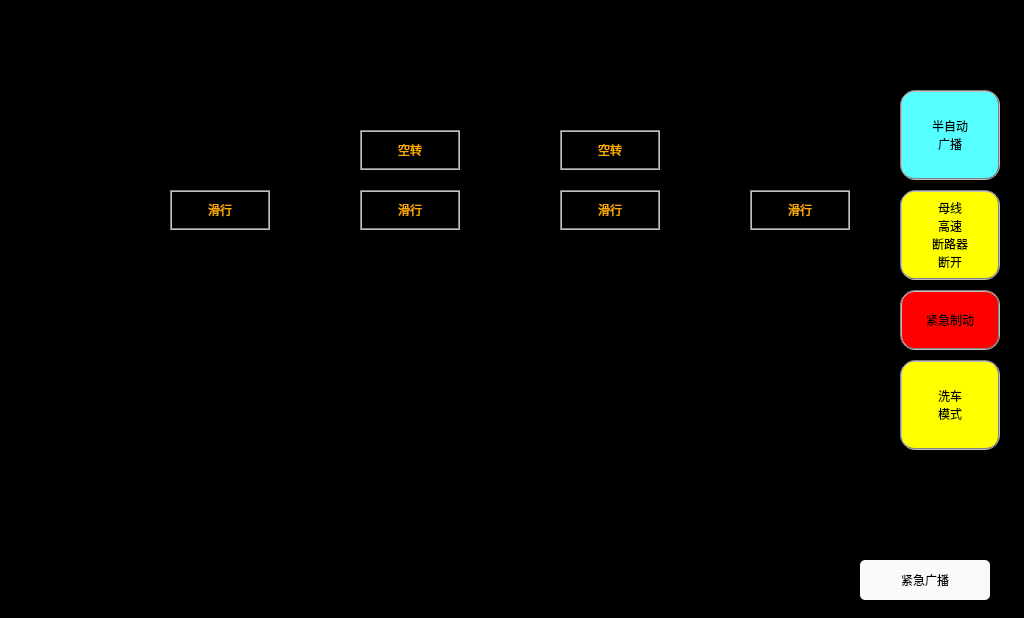
<?xml version="1.0" encoding="UTF-8"?>
<ui version="4.0">
 <class>MainPage</class>
 <widget class="QWidget" name="MainPage">
  <property name="geometry">
   <rect>
    <x>0</x>
    <y>0</y>
    <width>1024</width>
    <height>618</height>
   </rect>
  </property>
  <property name="windowTitle">
   <string>Form</string>
  </property>
  <property name="styleSheet">
   <string notr="true">QLabel
{
	color: white;
	border: 2px groove, gray;
    border-color: gray;
	font: 20px, &quot;SimHei&quot;;
}

QWidget
{
	background-color: black;
}

QPushButton
{
	font: 20px, &quot;SimHei&quot;;
    color: black;
	background-color: rgb(250, 250, 250);
	border-radius: 5px;
}</string>
  </property>
  <widget class="QPushButton" name="btn_EmergencyBroadcast">
   <property name="geometry">
    <rect>
     <x>860</x>
     <y>560</y>
     <width>130</width>
     <height>40</height>
    </rect>
   </property>
   <property name="text">
    <string>紧急广播</string>
   </property>
  </widget>
  <widget class="QLabel" name="label_washing">
   <property name="geometry">
    <rect>
     <x>900</x>
     <y>360</y>
     <width>100</width>
     <height>90</height>
    </rect>
   </property>
   <property name="styleSheet">
    <string notr="true">border-radius:15px;
font: 17px, &quot;SimHei&quot;;
color:black;
background-color: rgb(255, 255, 0);
</string>
   </property>
   <property name="text">
    <string>洗车
模式</string>
   </property>
   <property name="alignment">
    <set>Qt::AlignCenter</set>
   </property>
  </widget>
  <widget class="QLabel" name="label_BHBBreak">
   <property name="geometry">
    <rect>
     <x>900</x>
     <y>190</y>
     <width>100</width>
     <height>90</height>
    </rect>
   </property>
   <property name="styleSheet">
    <string notr="true">border-radius:15px;
font:17px, &quot;SimHei&quot;;
color:black;
background-color: rgb(255, 255, 0);
</string>
   </property>
   <property name="text">
    <string>母线
高速
断路器
断开</string>
   </property>
   <property name="alignment">
    <set>Qt::AlignCenter</set>
   </property>
  </widget>
  <widget class="QLabel" name="label_Broadcast">
   <property name="geometry">
    <rect>
     <x>900</x>
     <y>90</y>
     <width>100</width>
     <height>90</height>
    </rect>
   </property>
   <property name="styleSheet">
    <string notr="true">border-radius:15px;
background-color: rgb(85, 255, 255);
font:17px, &quot;SimHei&quot;;
color:black;
</string>
   </property>
   <property name="text">
    <string>半自动
广播</string>
   </property>
   <property name="alignment">
    <set>Qt::AlignCenter</set>
   </property>
  </widget>
  <widget class="QLabel" name="label_totalKilometers">
   <property name="geometry">
    <rect>
     <x>280</x>
     <y>580</y>
     <width>141</width>
     <height>31</height>
    </rect>
   </property>
   <property name="styleSheet">
    <string notr="true">border-color:black;</string>
   </property>
   <property name="text">
    <string/>
   </property>
  </widget>
  <widget class="QLabel" name="label_totalHours">
   <property name="geometry">
    <rect>
     <x>590</x>
     <y>580</y>
     <width>141</width>
     <height>31</height>
    </rect>
   </property>
   <property name="styleSheet">
    <string notr="true">border-color:black;</string>
   </property>
   <property name="text">
    <string/>
   </property>
  </widget>
  <widget class="QLabel" name="label_EmergencyBrake">
   <property name="geometry">
    <rect>
     <x>900</x>
     <y>290</y>
     <width>100</width>
     <height>60</height>
    </rect>
   </property>
   <property name="styleSheet">
    <string notr="true">border-radius:15px;
background-color: rgb(255, 0, 0);
font:17px, &quot;SimHei&quot;;
color:black;
</string>
   </property>
   <property name="text">
    <string>紧急制动</string>
   </property>
   <property name="alignment">
    <set>Qt::AlignCenter</set>
   </property>
  </widget>
  <widget class="QLabel" name="label_idleMp1">
   <property name="geometry">
    <rect>
     <x>360</x>
     <y>130</y>
     <width>100</width>
     <height>40</height>
    </rect>
   </property>
   <property name="styleSheet">
    <string notr="true">font:20px, &quot;SimHei&quot;;
color: rgb(255, 170, 0);
</string>
   </property>
   <property name="text">
    <string>空转</string>
   </property>
   <property name="alignment">
    <set>Qt::AlignCenter</set>
   </property>
  </widget>
  <widget class="QLabel" name="label_idleMp2">
   <property name="geometry">
    <rect>
     <x>560</x>
     <y>130</y>
     <width>100</width>
     <height>40</height>
    </rect>
   </property>
   <property name="styleSheet">
    <string notr="true">font:20px, &quot;SimHei&quot;;
color: rgb(255, 170, 0);
</string>
   </property>
   <property name="text">
    <string>空转</string>
   </property>
   <property name="alignment">
    <set>Qt::AlignCenter</set>
   </property>
  </widget>
  <widget class="QLabel" name="label_slideMP2">
   <property name="geometry">
    <rect>
     <x>560</x>
     <y>190</y>
     <width>100</width>
     <height>40</height>
    </rect>
   </property>
   <property name="styleSheet">
    <string notr="true">font:20px, &quot;SimHei&quot;;
color: rgb(255, 170, 0);</string>
   </property>
   <property name="text">
    <string>滑行</string>
   </property>
   <property name="alignment">
    <set>Qt::AlignCenter</set>
   </property>
  </widget>
  <widget class="QLabel" name="label_slideMP1">
   <property name="geometry">
    <rect>
     <x>360</x>
     <y>190</y>
     <width>100</width>
     <height>40</height>
    </rect>
   </property>
   <property name="styleSheet">
    <string notr="true">font:20px, &quot;SimHei&quot;;
color: rgb(255, 170, 0);</string>
   </property>
   <property name="text">
    <string>滑行</string>
   </property>
   <property name="alignment">
    <set>Qt::AlignCenter</set>
   </property>
  </widget>
  <widget class="QLabel" name="label_slideTC1">
   <property name="geometry">
    <rect>
     <x>170</x>
     <y>190</y>
     <width>100</width>
     <height>40</height>
    </rect>
   </property>
   <property name="styleSheet">
    <string notr="true">font:20px, &quot;SimHei&quot;;
color: rgb(255, 170, 0);</string>
   </property>
   <property name="text">
    <string>滑行</string>
   </property>
   <property name="alignment">
    <set>Qt::AlignCenter</set>
   </property>
  </widget>
  <widget class="QLabel" name="label_slideTC2">
   <property name="geometry">
    <rect>
     <x>750</x>
     <y>190</y>
     <width>100</width>
     <height>40</height>
    </rect>
   </property>
   <property name="styleSheet">
    <string notr="true">font:20px, &quot;SimHei&quot;;
color: rgb(255, 170, 0);</string>
   </property>
   <property name="text">
    <string>滑行</string>
   </property>
   <property name="alignment">
    <set>Qt::AlignCenter</set>
   </property>
  </widget>
 </widget>
 <resources/>
 <connections/>
</ui>
